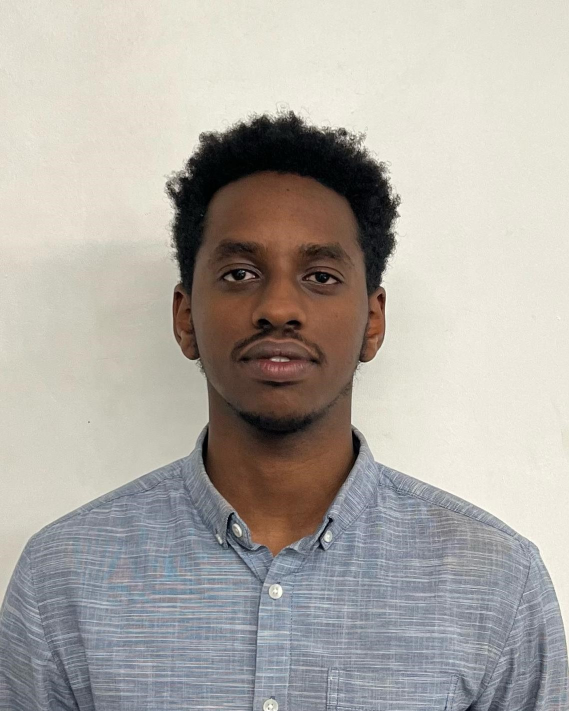
#> input picture images/michael_neutral.jpg, 1138 x 1422 px (shown at 1/2 size)
$ python system.py
#> lines starting #> are read from the running program, lines starting #| are printed output that depends on the picture
#!/usr/bin/env python3
"""
Real Multimodal Authentication System Demo
Works with actual image_features.csv, audio_features.csv, and merged datasets
"""

import os
import pandas as pd
import numpy as np
from sklearn.ensemble import RandomForestClassifier
from sklearn.linear_model import LogisticRegression
from sklearn.model_selection import train_test_split
from sklearn.metrics import accuracy_score, f1_score, classification_report
from sklearn.preprocessing import LabelEncoder, StandardScaler
import pickle
import cv2
import librosa
import joblib
from pathlib import Path
import warnings
warnings.filterwarnings('ignore')

class RealMultimodalAuthSystem:
    def __init__(self, data_dir="./data", models_dir="./models"):
        self.data_dir = Path(data_dir)
        self.models_dir = Path(models_dir)
        self.models_dir.mkdir(exist_ok=True)

        # Models
        self.face_model = None
        self.voice_model = None
        self.product_model = None

        # Data
        self.image_features_df = None
        self.audio_features_df = None
        self.merged_dataset = None

        # Scalers
        self.face_scaler = StandardScaler()
        self.voice_scaler = StandardScaler()
        self.product_scaler = StandardScaler()

        # Label encoders
        self.user_encoder = LabelEncoder()
        self.product_encoder = LabelEncoder()

    def load_datasets(self):
        """Load the actual CSV datasets"""
        print("📂 Loading datasets...")

        try:
            # Load image features
            image_path = self.data_dir / "image_features.csv"
            if image_path.exists():
                self.image_features_df = pd.read_csv(image_path)
#> (reads image_features.csv from the repository)
                print(f"✅ Loaded image features: {self.image_features_df.shape}")
            else:
                print(f"❌ Image features file not found: {image_path}")
                return False

            # Load audio features
            audio_path = self.data_dir / "audio_features.csv"
            if audio_path.exists():
                self.audio_features_df = pd.read_csv(audio_path)
#> (reads audio_features.csv from the repository)
                print(f"✅ Loaded audio features: {self.audio_features_df.shape}")
            else:
                print(f"❌ Audio features file not found: {audio_path}")
                return False

            # Load merged dataset
            merged_path = self.data_dir / "merged_customer_data.csv"
            if merged_path.exists():
                self.merged_dataset = pd.read_csv(merged_path)
#> (reads merged_customer_data.csv from the repository)
                print(f"✅ Loaded merged dataset: {self.merged_dataset.shape}")
            else:
                print(f"❌ Merged dataset file not found: {merged_path}")
                return False

            return True

        except Exception as e:
            print(f"❌ Error loading datasets: {e}")
            return False

    def prepare_face_recognition_data(self):
        """Prepare data for face recognition model"""
        print("🔄 Preparing face recognition data...")

        # Assume image_features.csv has columns: user_id, feature_1, feature_2, ..., feature_n
        if 'user_id' not in self.image_features_df.columns:
            print("❌ 'user_id' column not found in image features")
            return None, None

        # Separate features and labels
        feature_cols = [col for col in self.image_features_df.columns if col != 'user_id']
        X = self.image_features_df[feature_cols].values
        y = self.image_features_df['user_id'].values

        # Handle missing values
        X = np.nan_to_num(X, nan=0.0)

        # Scale features
        X_scaled = self.face_scaler.fit_transform(X)

        # Encode labels
        y_encoded = self.user_encoder.fit_transform(y)

        print(f"✅ Face data prepared: {X_scaled.shape[0]} samples, {X_scaled.shape[1]} features")
        return X_scaled, y_encoded

    def prepare_voice_verification_data(self):
        """Prepare data for voice verification model"""
        print("🔄 Preparing voice verification data...")

        # Assume audio_features.csv has columns: user_id, approved, mfcc_1, mfcc_2, ..., spectral_rolloff, energy
        required_cols = ['user_id', 'approved']
        for col in required_cols:
            if col not in self.audio_features_df.columns:
                print(f"❌ '{col}' column not found in audio features")
                return None, None

        # Separate features and labels
        feature_cols = [col for col in self.audio_features_df.columns
                       if col not in ['user_id', 'approved']]
        X = self.audio_features_df[feature_cols].values
        y = self.audio_features_df['approved'].values

        # Handle missing values
        X = np.nan_to_num(X, nan=0.0)

        # Scale features
        X_scaled = self.voice_scaler.fit_transform(X)

        print(f"✅ Voice data prepared: {X_scaled.shape[0]} samples, {X_scaled.shape[1]} features")
        return X_scaled, y

    def prepare_product_recommendation_data(self):
        """Prepare data for product recommendation model"""
        print("🔄 Preparing product recommendation data...")

        # Assume merged dataset has product column and various features
        if 'product' not in self.merged_dataset.columns:
            print("❌ 'product' column not found in merged dataset")
            return None, None

        # Separate features and target
        feature_cols = [col for col in self.merged_dataset.columns
                       if col not in ['product', 'user_id', 'customer_id']]
        X = self.merged_dataset[feature_cols].values
        y = self.merged_dataset['product'].values

        # Handle missing values
        X = np.nan_to_num(X, nan=0.0)

        # Scale features
        X_scaled = self.product_scaler.fit_transform(X)

        # Encode target
        y_encoded = self.product_encoder.fit_transform(y)

        print(f"✅ Product data prepared: {X_scaled.shape[0]} samples, {X_scaled.shape[1]} features")
        return X_scaled, y_encoded

    def train_models(self):
        """Train all three models"""
        print("\n🤖 Training models...")

        # Train face recognition model
        X_face, y_face = self.prepare_face_recognition_data()
        if X_face is not None:
            self.face_model = RandomForestClassifier(n_estimators=100, random_state=42)
            X_train, X_test, y_train, y_test = train_test_split(X_face, y_face, test_size=0.2, random_state=42)

            self.face_model.fit(X_train, y_train)
            y_pred = self.face_model.predict(X_test)

            face_accuracy = accuracy_score(y_test, y_pred)
            face_f1 = f1_score(y_test, y_pred, average='weighted')

            print(f"✅ Face Recognition Model - Accuracy: {face_accuracy:.3f}, F1-Score: {face_f1:.3f}")

            # Save model
            joblib.dump(self.face_model, self.models_dir / "face_model.pkl")
            joblib.dump(self.face_scaler, self.models_dir / "face_scaler.pkl")
            joblib.dump(self.user_encoder, self.models_dir / "user_encoder.pkl")

        # Train voice verification model
        X_voice, y_voice = self.prepare_voice_verification_data()
        if X_voice is not None:
            self.voice_model = LogisticRegression(random_state=42, max_iter=1000)
            X_train, X_test, y_train, y_test = train_test_split(X_voice, y_voice, test_size=0.2, random_state=42)

            self.voice_model.fit(X_train, y_train)
            y_pred = self.voice_model.predict(X_test)

            voice_accuracy = accuracy_score(y_test, y_pred)
            voice_f1 = f1_score(y_test, y_pred, average='weighted')

            print(f"✅ Voice Verification Model - Accuracy: {voice_accuracy:.3f}, F1-Score: {voice_f1:.3f}")

            # Save model
            joblib.dump(self.voice_model, self.models_dir / "voice_model.pkl")
            joblib.dump(self.voice_scaler, self.models_dir / "voice_scaler.pkl")

        # Train product recommendation model
        X_product, y_product = self.prepare_product_recommendation_data()
        if X_product is not None:
            self.product_model = RandomForestClassifier(n_estimators=100, random_state=42)
            X_train, X_test, y_train, y_test = train_test_split(X_product, y_product, test_size=0.2, random_state=42)

            self.product_model.fit(X_train, y_train)
            y_pred = self.product_model.predict(X_test)

            product_accuracy = accuracy_score(y_test, y_pred)
            product_f1 = f1_score(y_test, y_pred, average='weighted')

            print(f"✅ Product Recommendation Model - Accuracy: {product_accuracy:.3f}, F1-Score: {product_f1:.3f}")

            # Save model
            joblib.dump(self.product_model, self.models_dir / "product_model.pkl")
            joblib.dump(self.product_scaler, self.models_dir / "product_scaler.pkl")
            joblib.dump(self.product_encoder, self.models_dir / "product_encoder.pkl")

    def load_trained_models(self):
        """Load pre-trained models if they exist"""
        print("📥 Loading trained models...")

        model_files = {
            'face_model.pkl': 'face_model',
            'voice_model.pkl': 'voice_model',
            'product_model.pkl': 'product_model'
        }

        scaler_files = {
            'face_scaler.pkl': 'face_scaler',
            'voice_scaler.pkl': 'voice_scaler',
            'product_scaler.pkl': 'product_scaler'
        }

        encoder_files = {
            'user_encoder.pkl': 'user_encoder',
            'product_encoder.pkl': 'product_encoder'
        }

        try:
            # Load models
            for file, attr in model_files.items():
                path = self.models_dir / file
                if path.exists():
                    setattr(self, attr, joblib.load(path))
                    print(f"✅ Loaded {attr}")
                else:
                    print(f"⚠️  {file} not found, will need to train")
                    return False
#> the answer given: 1
#> the answer given: images/michael_neutral.jpg
#> the answer given: images/michael_smiling.jpg

            # Load scalers
            for file, attr in scaler_files.items():
                path = self.models_dir / file
                if path.exists():
                    setattr(self, attr, joblib.load(path))

            # Load encoders
            for file, attr in encoder_files.items():
                path = self.models_dir / file
                if path.exists():
                    setattr(self, attr, joblib.load(path))

            return True

        except Exception as e:
            print(f"❌ Error loading models: {e}")
            return False

    def extract_image_features_from_file(self, image_path):
        """Extract features from a new image file"""
#> called with image_path = 'images/michael_neutral.jpg'
        try:
            print(f"📷 Processing image: {image_path}")

            if not os.path.exists(image_path):
                print(f"❌ Image file not found: {image_path}")
                return None

            # Load image
            img = cv2.imread(image_path)
#> img is the input picture: shape (1422, 1138, 3); mean B, G, R 164.9, 170.9, 175.4
            if img is None:
                print("❌ Could not load image")
                return None

            # Convert to grayscale
            gray = cv2.cvtColor(img, cv2.COLOR_BGR2GRAY)
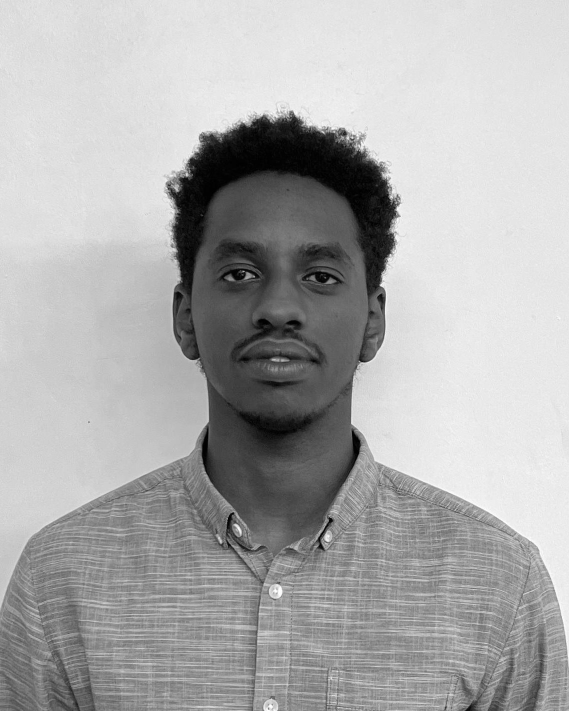
#> gray: shape (1422, 1138) (shown at 1/2 size); min 0, max 255, mean 171.5

            # Extract basic features (you should replace this with your actual feature extraction)
            # For demo, using histogram and basic statistics
            hist = cv2.calcHist([gray], [0], None, [256], [0, 256])
#> hist = 256 values, max 53410 at index 230, min 6 at index 255, mean 6321.2
            features = []

            # Histogram features
            features.extend(hist.flatten()[:50])  # First 50 histogram bins

            # Statistical features
            features.extend([
                np.mean(gray), np.std(gray), np.var(gray),
                np.min(gray), np.max(gray), np.median(gray)
            ])

            # Pad or truncate to match training data size
            expected_size = self.image_features_df.shape[1] - 1  # -1 for user_id column
            if len(features) < expected_size:
                features.extend([0] * (expected_size - len(features)))
            else:
                features = features[:expected_size]
#> features = [430, 1346, 3784, 3648, 3577]

            print("✅ Image features extracted")
            return np.array(features).reshape(1, -1)

        except Exception as e:
            print(f"❌ Error extracting image features: {e}")
            return None

    # [38 lines left out: function extract_audio_features_from_file, not called in this run]

    def authenticate_face(self, image_path):
        """Perform face recognition on a new image"""
        features = self.extract_image_features_from_file(image_path)
#> features = [[430, 1346, 3784, 3648, 3577]]
        if features is None:
            return False, None, 0.0

        # Scale features
#> (the run stopped early here; a loop or call above may not have finished)
